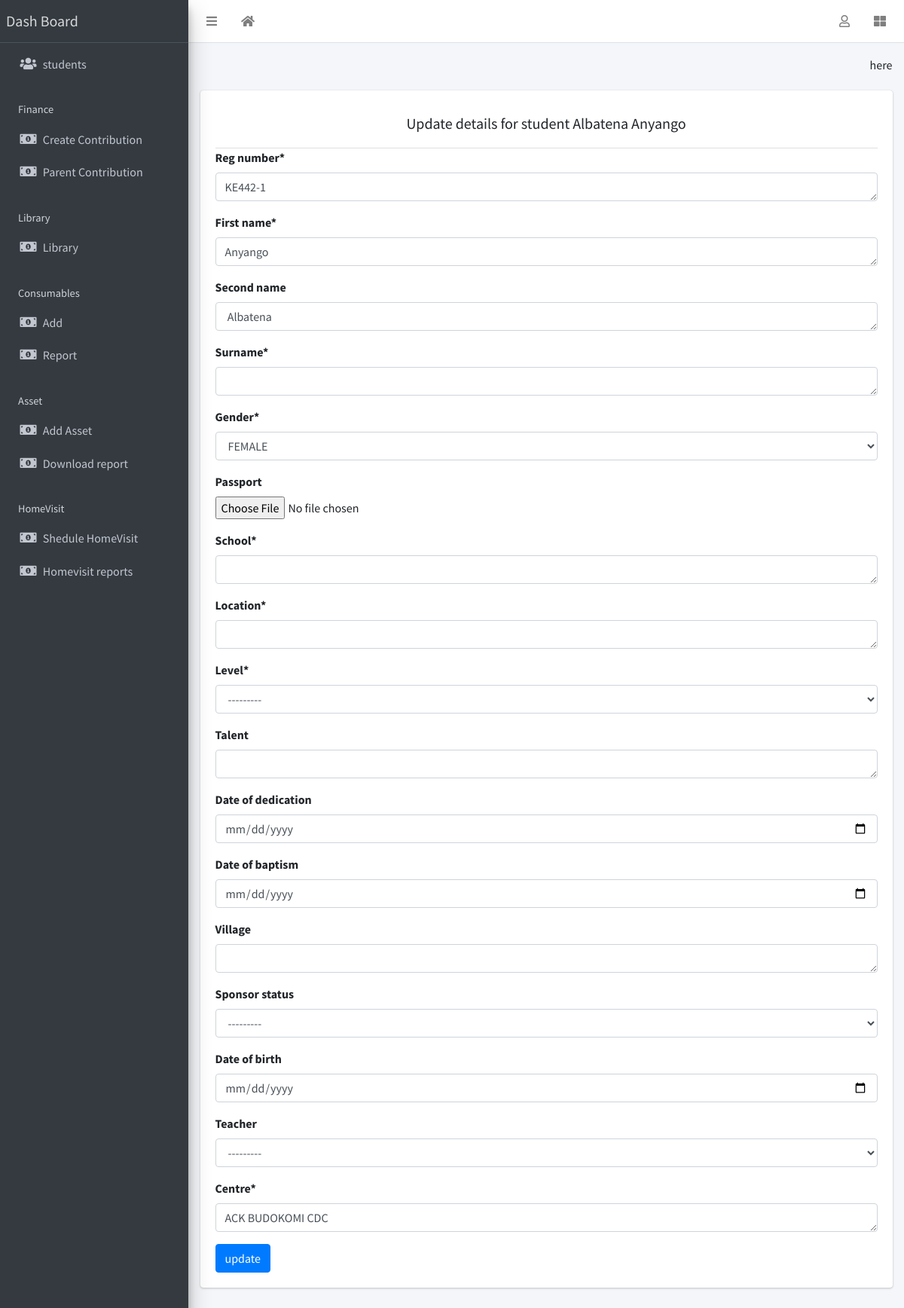
/student/3/update (signed in), run on the app's committed database.
### main/models.py (models this page shows, shortened)
class Student(models.Model):
	LEVEL=(
		('STD 1','STD 1'),
		('STD 2','STD 2'),
		('STD 3','STD 3'),
		('STD 4','STD 4'),
		('STD 5','STD 5'),
		('STD 6','STD 6'),
		('STD 7','STD 7'),
		('STD 8','STD 8'),
		('FORM 1','FORM 1'),
		('FORM 2','FORM 2'),
		('FORM 3','FORM 3'),
		('FORM 4','FORM 4'),
		)
	SPONSOR_STATUS=(
		('self_sponsored','self_sponsored'),
		('cdc_sponsored','cdc_sponsored'),
		)
	GENDER=(
		('MALE','MALE'),
		('FEMALE','FEMALE'),
		)
	reg_number=models.TextField(max_length=20,unique=True)
	first_name=models.TextField(max_length=50)
	second_name=models.TextField(max_length=50,blank=True)
	surname=models.TextField(max_length=50)
	gender=models.TextField(choices=GENDER,null=True)
	passport=models.ImageField(upload_to='student_images',blank=True)
	school=models.TextField(max_length=200)
	location=models.TextField(max_length=150)
	level=models.TextField(choices=LEVEL)
	talent=models.TextField(max_length=300,blank=True)
	date_of_dedication=models.DateField(null=True,blank=True)
	date_of_baptism=models.DateField(null=True,blank=True)
	village=models.TextField(null=True,blank=True)
	sponsor_status=models.TextField(choices=SPONSOR_STATUS,null=True,blank=True)
	date_of_birth=models.DateField(null=True,blank=True)
	teacher=models.ForeignKey(
		to=settings.AUTH_USER_MODEL,
		on_delete=models.CASCADE,
		null=True,
		blank=True
		)
	centre=models.TextField(null=True,default="ACK BUDOKOMI CDC")
	class Meta:
		permissions=("can_only_view_teaching_student","can_only_view_teaching_student"),
	def __str__(self):
		return '{} {} {}'.format(self.second_name,self.surname,self.first_name)

### main/views.py (the view)
# urls.py: path('student/<int:pk>/update',views.StudentUpdateView.as_view(),name="student-update"),
class StudentUpdateView(LoginRequiredMixin, SuccessMessageMixin, UpdateView):
    model = Student
    form_class=StudentForm
    success_message = "Record successfully updated."
    success_url = reverse_lazy('main:students-list')
    template_name='main/student_update.html'

### main/forms.py
class StudentForm(forms.ModelForm):
	class Meta:
		model=Student
		fields=("__all__")
		widgets={
			'reg_number':forms.Textarea(attrs={'col':1,'rows':1}),
			'first_name':forms.Textarea(attrs={'col':1,'rows':1}),
			'second_name':forms.Textarea(attrs={'col':1,'rows':1}),
			'surname':forms.Textarea(attrs={'col':1,'rows':1}),
			'school':forms.Textarea(attrs={'col':1,'rows':1}),
			'talent':forms.Textarea(attrs={'col':1,'rows':1}),
			'location':forms.Textarea(attrs={'col':1,'rows':1}),
			'date_of_birth':forms.DateInput(attrs={'type':'date'}),
			'date_of_baptism':forms.DateInput(attrs={'type':'date'}),
			'date_of_dedication':forms.DateInput(attrs={'type':'date'}),
			'centre':forms.Textarea(attrs={'col':1,'rows':1}),
			'village':forms.Textarea(attrs={'col':1,'rows':1}),
		}

### main/templates/main/student_update.html (shortened to what this page needs)
{% extends 'base.html' %}
{% load crispy_forms_tags %}
{% block content %}
	<div class="container-right">
		<div class="card-header">
	       		<h5 class="text-center">Update details for student {{object}} </h5>
	     </div>
		<form method="POST" enctype="multipart/form-data">
			{{form|crispy}}
			<button class="btn btn-primary" type="SUBMIT">
				update
			</button>
		</form>
	</div>
{% endblock content %}

### data on the page
Student: second_name+surname+first_name "Albatena Anyango", reg_number "KE442-1", first_name "Anyango", second_name "Albatena", gender "FEMALE", level "---------", sponsor_status "---------", teacher "---------", centre "ACK BUDOKOMI CDC"
